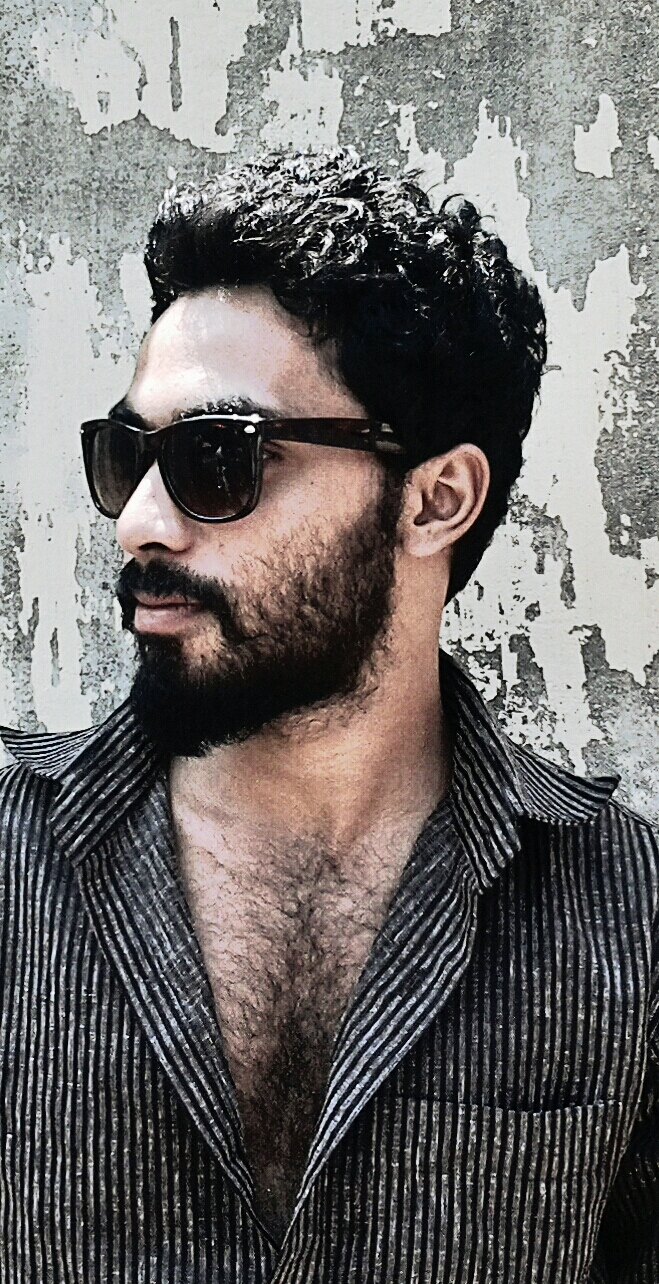
#> input picture my_image.jpg, 659 x 1284 px
$ python kmeans_colour_clustering.py
#> lines starting #> are read from the running program, lines starting #| are printed output that depends on the picture
from sklearn.cluster import KMeans
import matplotlib.pyplot as plt
import argparse
import numpy as np
import cv2


def centroid_histogram(clt):
	# grab the number of different clusters and create a histogram
	# based on the number of pixels assigned to each cluster
	numLabels = np.arange(0, len(np.unique(clt.labels_)) + 1)
	(hist, _) = np.histogram(clt.labels_, bins = numLabels)

	# normalize the histogram, such that it sums to one
	hist = hist.astype("float")
	hist /= hist.sum()

	# return the histogram
	return hist

def plot_colors(hist, centroids):
	# initialize the bar chart representing the relative frequency
	# of each of the colors
	bar = np.zeros((50, 300, 3), dtype = "uint8")
	startX = 0

	# loop over the percentage of each cluster and the color of
	# each cluster
	for (percent, color) in zip(hist, centroids):
		# plot the relative percentage of each cluster
		endX = startX + (percent * 300)
		cv2.rectangle(bar, (int(startX), 0), (int(endX), 50),
			color.astype("uint8").tolist(), -1)
		startX = endX

	# return the bar chart
	return bar


image = cv2.imread("my_image.jpg")
#> image is the input picture: shape (1284, 659, 3); mean B, G, R 106.4, 107.8, 110.7
image = cv2.cvtColor(image, cv2.COLOR_BGR2RGB)

# show our image
# while True:
plt.figure()
plt.axis("off")
plt.imshow(image)
	# cv2.imshow('img',image)
	# cv2.waitKey(0)
	# cv2.destroyAllWindows()

image = image.reshape((image.shape[0] * image.shape[1], 3))

clt = KMeans(n_clusters = 5)
clt.fit(image)

# build a histogram of clusters and then create a figure
# representing the number of pixels labeled to each color
hist = centroid_histogram(clt)
bar = plot_colors(hist, clt.cluster_centers_)
#> after the loop in plot_colors, `for (percent, color) in zip(hist, centroids):`:
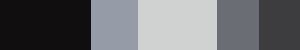
#> bar: shape (50, 300, 3); mean of channels 0, 1, 2 110.4, 107.3, 106.1; drawn as B, G, R

# show our color bart
plt.figure()
plt.axis("off")
plt.imshow(bar)
plt.show()

$ run again, with sharpen.jpg copied over my_image.jpg
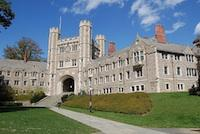
#> input picture sharpen.jpg, 200 x 134 px
#> image is the input picture: shape (134, 200, 3); mean B, G, R 128.1, 126.6, 113.9
#> after the loop in plot_colors, `for (percent, color) in zip(hist, centroids):`:
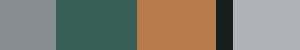
#> bar: shape (50, 300, 3); mean of channels 0, 1, 2 113.6, 126, 127.5; drawn as B, G, R
